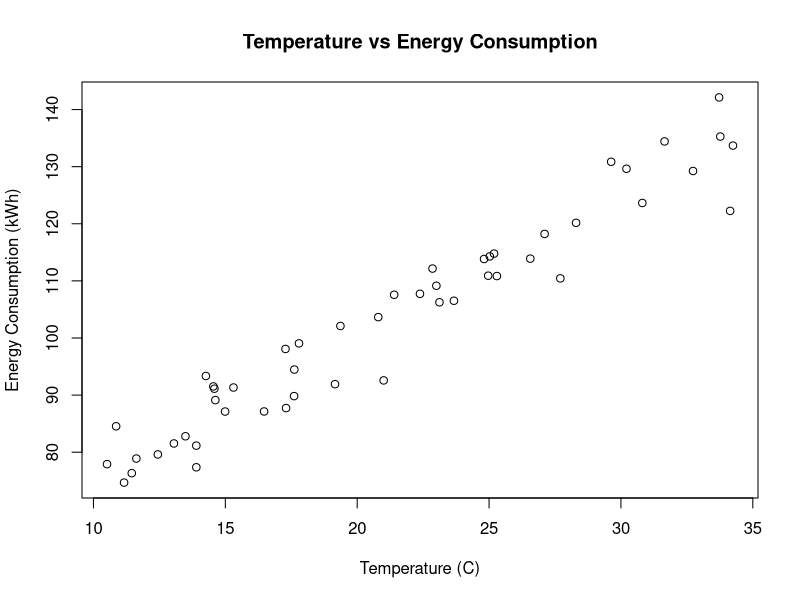

The R script that drew this image:
## ---- chunk 1
knitr::opts_chunk$set(echo = TRUE)
## ---- chunk 2
data <- read.csv("./datasets/Dataset.csv")
## ---- chunk 3
null_model <- lm(Energy_Consumption_kWh ~ 1, data = data)
## ---- chunk 4
null_model$coefficients
mean(data$Energy_Consumption_kWh)
summary(null_model)
## ---- chunk 5
plot(data$Temperature_C, data$Energy_Consumption_kWh, xlab = "Temperature (C)",
     ylab = "Energy Consumption (kWh)", main = "Temperature vs Energy Consumption")
## ---- chunk 6
sim_lin_reg = lm(data$Energy_Consumption_kWh ~ data$Temperature_C, data = data)
## ---- chunk 7
summary(sim_lin_reg)
